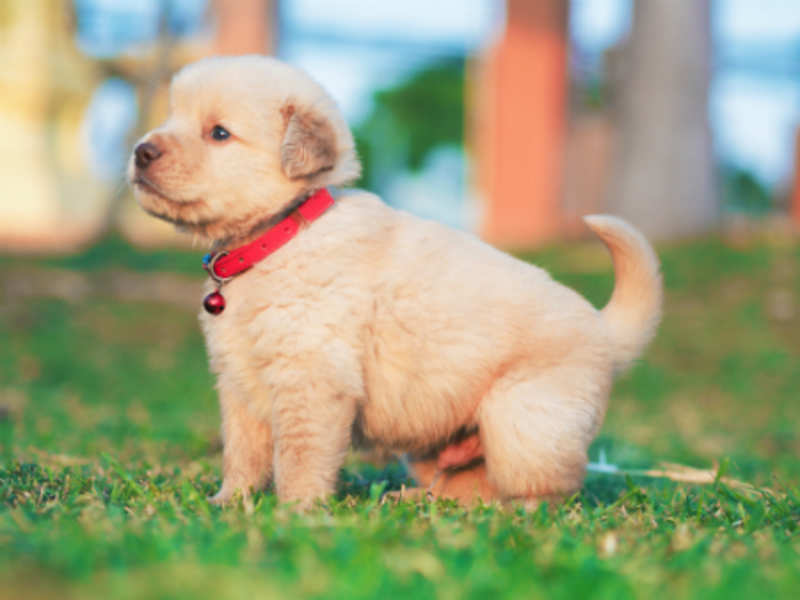
#> input picture comvision/dog.jpg, 800 x 600 px, given in place of data.jpeg, which was not available
$ python img20.py dog.jpg
#> lines starting #> are read from the running program, lines starting #| are printed output that depends on the picture; pictures that were not available may be replaced by others from this repository, and a replacement may not be noted
#!usr/bin/python
import sys
import cv2

print(cv2.__version__)


#data = sys.argv[1]

img =cv2.imread('data.jpeg',1)
#> img is the input picture: shape (600, 800, 3); mean B, G, R 125.9, 161.8, 160.5
img1 =cv2.imread('data.jpeg',0)
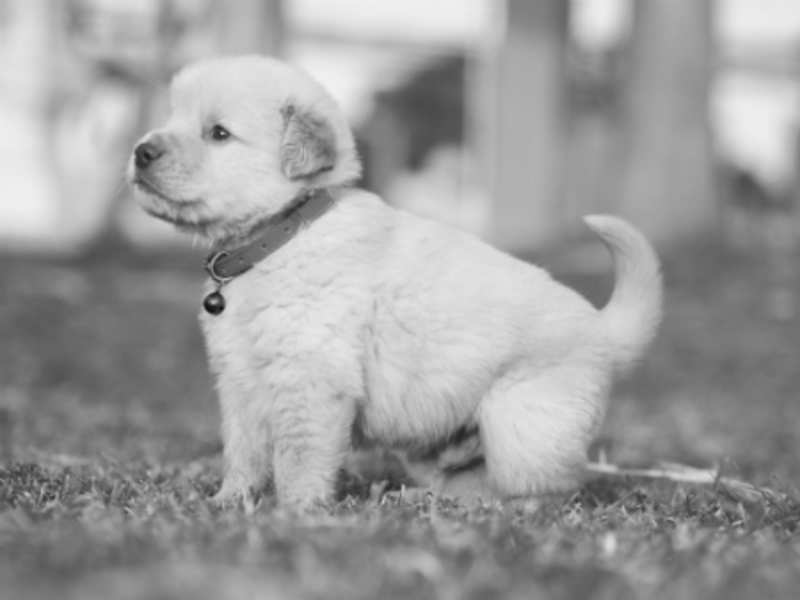
#> img1: shape (600, 800); min 13, max 241, mean 157.3
print(img)
#> (printed output is left out)


print(img.shape)
#| (600, 800, 3)


cv2.imshow('dog',img-50)
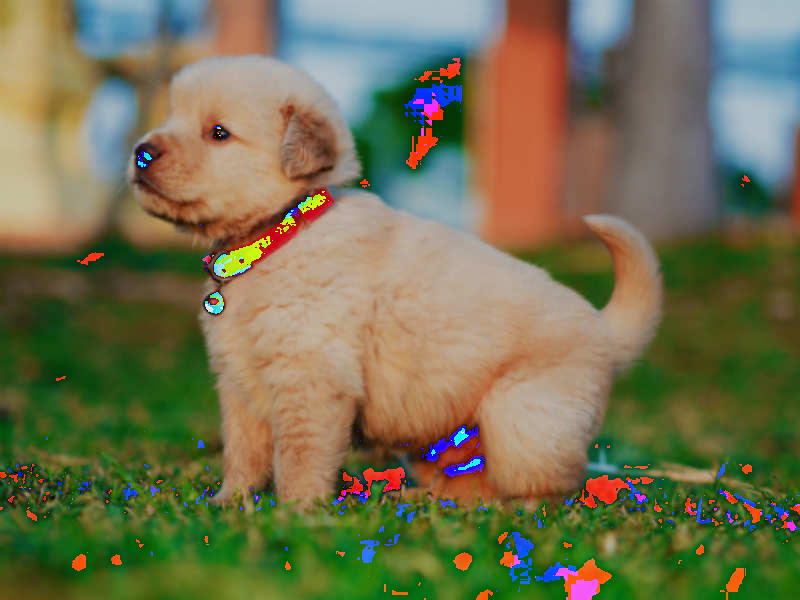
#> window 'dog': shape (600, 800, 3); mean B, G, R 79.6, 112.9, 114.6
cv2.imshow('dogor',0)
cv2.imshow('dog2',img-100)
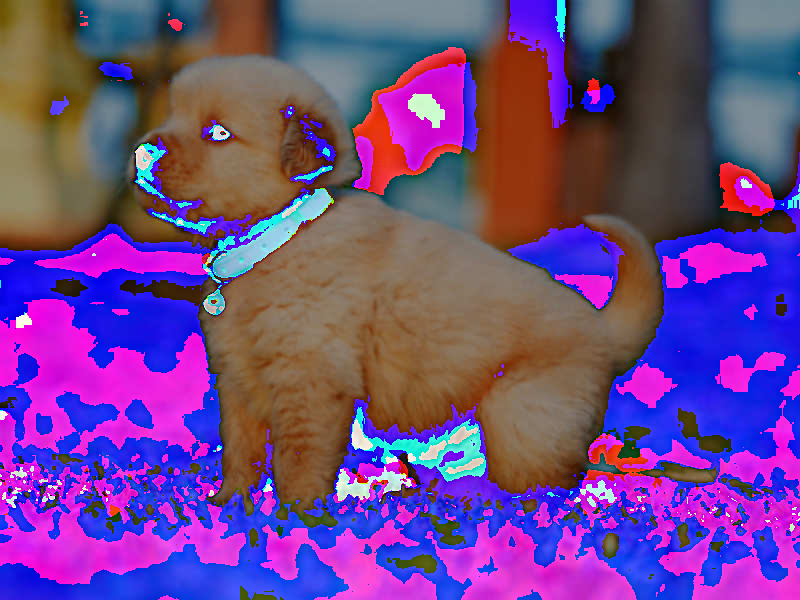
#> window 'dog2': shape (600, 800, 3); mean B, G, R 136.8, 69, 111.5


cv2.imwrite('newdog.jpeg',img1)
cv2.waitKey(0)
